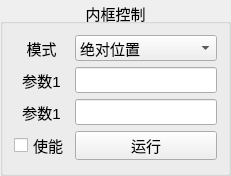
           <widget class="QGroupBox" name="groupBox_8">
            <property name="font">
             <font>
              <pointsize>11</pointsize>
             </font>
            </property>
            <property name="title">
             <string>内框控制</string>
            </property>
            <property name="alignment">
             <set>Qt::AlignCenter</set>
            </property>
            <layout class="QFormLayout" name="formLayout_6">
             <item row="0" column="0" colspan="2">
              <layout class="QGridLayout" name="gridLayout_9">
               <item row="2" column="0">
                <widget class="QLabel" name="labelWriteBaud_7">
                 <property name="font">
                  <font>
                   <pointsize>11</pointsize>
                  </font>
                 </property>
                 <property name="text">
                  <string>参数1</string>
                 </property>
                 <property name="alignment">
                  <set>Qt::AlignCenter</set>
                 </property>
                </widget>
               </item>
               <item row="1" column="0">
                <widget class="QLabel" name="labelWriteBaud_6">
                 <property name="font">
                  <font>
                   <pointsize>11</pointsize>
                  </font>
                 </property>
                 <property name="text">
                  <string>参数1</string>
                 </property>
                 <property name="alignment">
                  <set>Qt::AlignCenter</set>
                 </property>
                </widget>
               </item>
               <item row="0" column="0">
                <widget class="QLabel" name="labelWriteName_4">
                 <property name="font">
                  <font>
                   <pointsize>11</pointsize>
                  </font>
                 </property>
                 <property name="text">
                  <string>模式</string>
                 </property>
                 <property name="alignment">
                  <set>Qt::AlignCenter</set>
                 </property>
                </widget>
               </item>
               <item row="2" column="1">
                <widget class="QLineEdit" name="innRPar2"/>
               </item>
               <item row="1" column="1">
                <widget class="QLineEdit" name="innRPar1">
                 <property name="text">
                  <string/>
                 </property>
                </widget>
               </item>
               <item row="0" column="1">
                <widget class="QComboBox" name="innRMode">
                 <item>
                  <property name="text">
                   <string>绝对位置</string>
                  </property>
                 </item>
                 <item>
                  <property name="text">
                   <string>相对位置</string>
                  </property>
                 </item>
                 <item>
                  <property name="text">
                   <string>速率</string>
                  </property>
                 </item>
                 <item>
                  <property name="text">
                   <string>摇摆</string>
                  </property>
                 </item>
                </widget>
               </item>
               <item row="3" column="1">
                <widget class="QPushButton" name="innRSend">
                 <property name="font">
                  <font>
                   <pointsize>11</pointsize>
                  </font>
                 </property>
                 <property name="text">
                  <string>运行</string>
                 </property>
                </widget>
               </item>
               <item row="3" column="0">
                <widget class="QCheckBox" name="inncheckBox">
                 <property name="text">
                  <string>使能</string>
                 </property>
                 <property name="checked">
                  <bool>false</bool>
                 </property>
                </widget>
               </item>
              </layout>
             </item>
            </layout>
           </widget>
